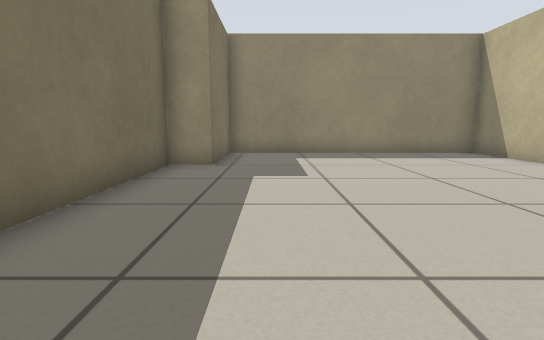
View 1 (above)

12 first-person views from a walk through a Stage world. The camera is 0.5 m above the floor, tilts 8° down and sees 80° across. Floor lines are 1 m apart. The floor is counted in squares, 0.5 m on a side. Each view is taken from the middle of a square. On the plan, view 1 faces up. The plan holds only what a view shows up to about 12 squares ahead; the rest is blank. The place goes on beyond the plan. The robots in the file are not drawn.

View 2
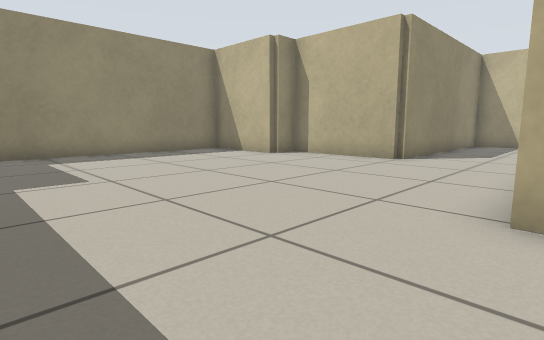

View 3
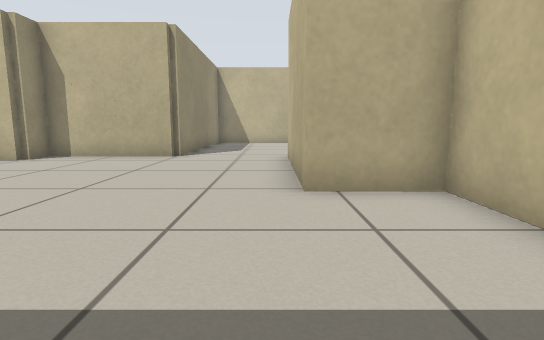

View 4
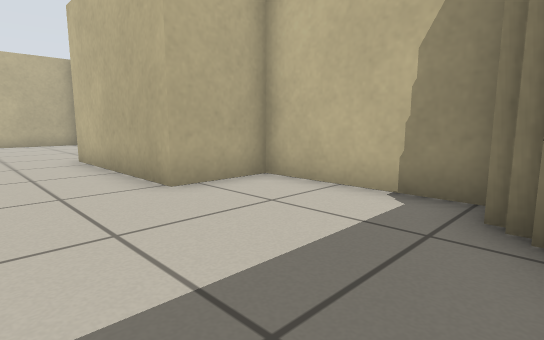

View 5
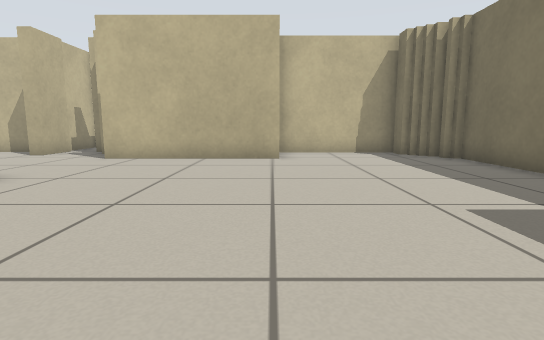

View 6
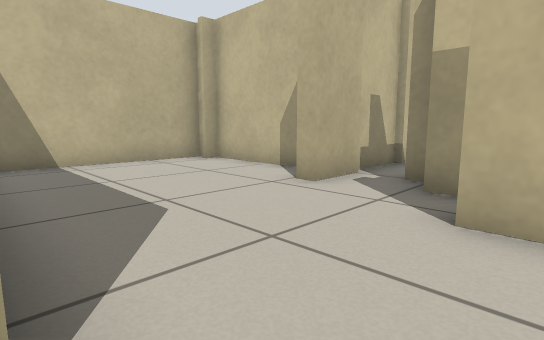

View 7
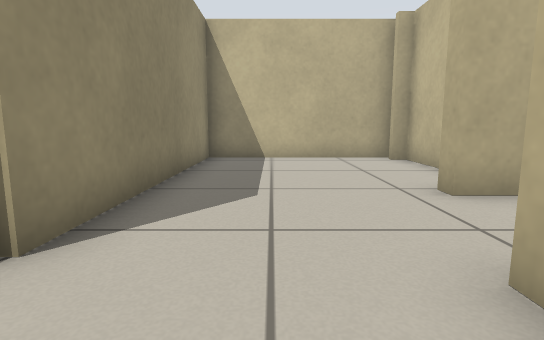

View 8
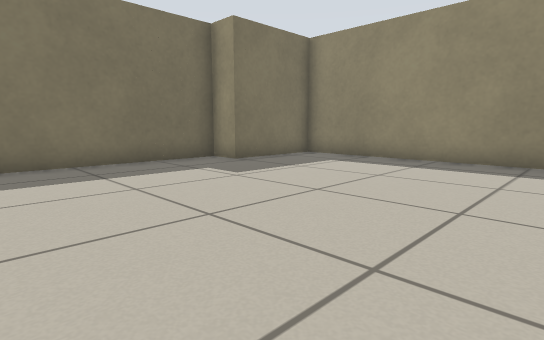

View 9
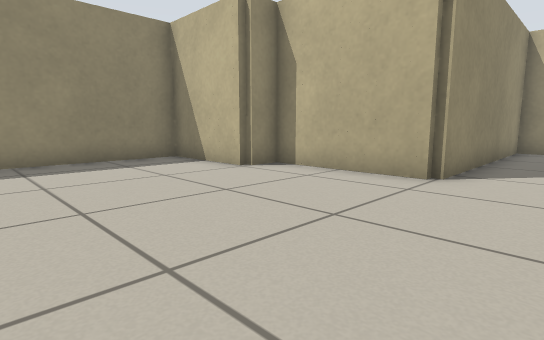

View 10
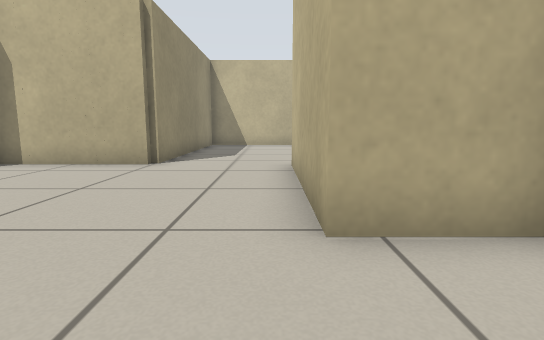

View 11
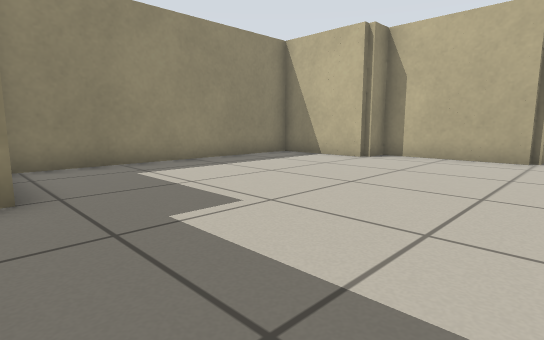

View 12
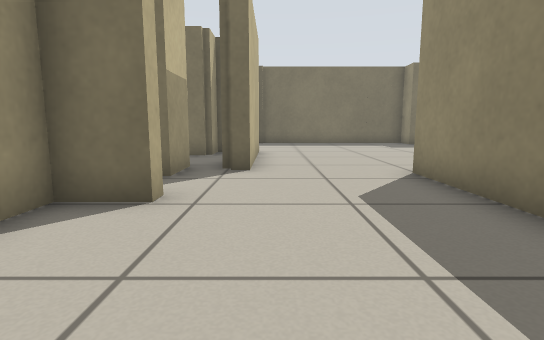

### Floor plan
Ten units are one square. View 1 is at (0, 0); x grows to the right and y downward. Boxes are objects, and circles mark ways between rooms. Rooms are numbered by the first view taken in them; rooms with no view inside come last. Other rooms are left out.
<svg viewBox="-31 -119 194 142">
<path fill="none" stroke="#000" d="M81 -39 81 -80 71 -80 71 -114 -15 -114 -15 -80 -26 -80 -26 -5M-13 8 -13 16 28 16 28 -5 79 -5M105 5 109 5 109 18 152 18 152 14M90 18 95 18M79 -5 79 0M158 16 158 -39 81 -39M72 10 89 10"/>
<circle cx="80" cy="-25" r="3" fill="#2a7"/>
<text x="20" y="-50">1</text>
<text x="120" y="-10">2</text>
</svg>
Room 1 opens to room 2.

Where each view was taken, in squares from view 1:
view 1: 0 up, 0 right, facing up
view 2: 0 up, 1 left, facing up-right
view 3: 1 up, 2 left, facing right
view 4: 3 up, 2 left, facing down-right
view 5: 10 up, 3 right, facing down
view 6: 4 up, 7 right, facing down-right
view 7: 2 up, 6 right, facing right
view 8: 2 up, 6 right, facing up-left
view 9: 2 up, 2 right, facing up-right
view 10: 1 up, 0 right, facing right
view 11: 3 up, 2 left, facing up-right
view 12: 1 up, 15 right, facing left
